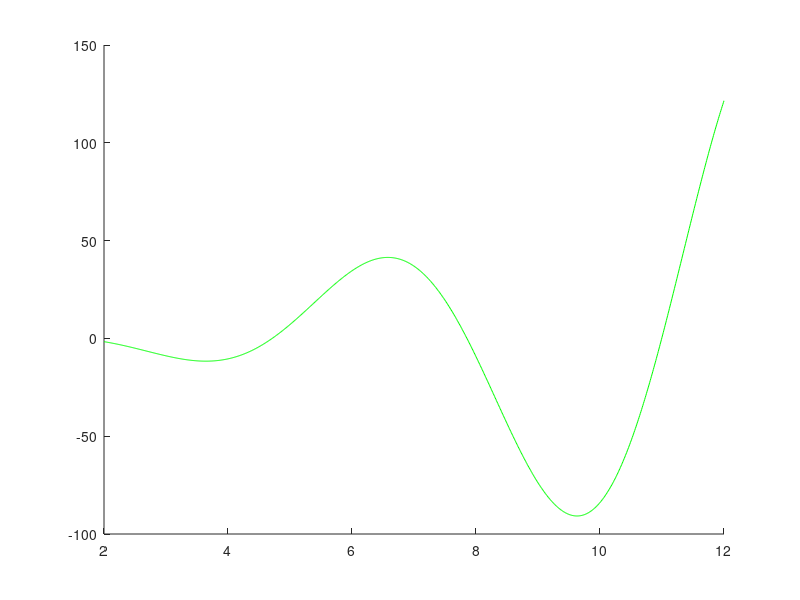

This figure's MATLAB source: (Note: this script raises an error after producing the figure.)
% problem 1
f = @(x) x.^2.*cos(x);
f_ = @(x) (-1)*x.^2.*cos(x);
l_bound = 2;
r_bound = 12;
x = l_bound:0.01:r_bound;

% Golden Search mehthod
figure (1); hold on; plot(x, f(x), 'g');
[xMin fMin] = goldSearch(f, l_bound, r_bound);
figure (2); hold on; plot(x, f(x), 'g');
[xMax fMax] = goldSearch(f_, l_bound, r_bound);
fMax = f(xMax);

interval = 2.5;
for i=l_bound:interval:r_bound-1
    clear tmpx; clear tmpf;
    figure (1); hold on;
    [tmpx tmpf] = goldSearch(f, i, i+ interval);
    if(tmpf < fMin)
        fMin = f(tmpx);
        xMin = tmpx;
    end
    
    clear tmpx; clear tmpf;
    figure (2); hold on;
    [tmpx tmpf] = goldSearch(f_, i, i+ interval);
    tmpf = f(tmpx);
    if(tmpf > fMax)
        fMax = f(tmpx);
        xMax = tmpx;
    end
end
fprintf('From the Golden Search Method,\n');
fprintf('When x = %.6f, has the local minimum = %.6f\n', xMin, fMin);
fprintf('When x = %.6f, has the local maximum = %.6f\n', xMax, fMax);
figure (1); plot(xMin, fMin, 'r*'); title('Golden Search Method - min');
figure (2); plot(xMax, fMax, 'r*'); title('Golden Search Method - MAX');

% Fibonacci method
figure (3); hold on; plot(x, f(x), 'g');
[xMin fMin] = fibSearch(f, l_bound, r_bound);
figure (4); hold on; plot(x, f(x), 'g');
[xMax fMax] = fibSearch(f_, l_bound, r_bound);
fMax = f(xMax);

interval = 2.5;
for i=l_bound:interval:r_bound-1
    figure (3);
    clear tmpx; clear tmpf;
    [tmpx tmpf] = fibSearch(f, i, i+interval);
    if(tmpf < fMin && abs(f(tmpx) - tmpf) < 10^(-7))
        fMin = tmpf;
        xMin = tmpx;
    end
    
    figure (4);
    clear tmpx; clear tmpf;
    [tmpx tmpf] = fibSearch(f_, i, i+interval);
    tmpf = f(tmpx);
    if(tmpf > fMax && abs(f(tmpx) - tmpf) < 10^(-7))
        fMax = tmpf;
        xMax = tmpx;
    end
end
fprintf('From the Fibonacci Method,\n');
fprintf('When x = %.6f, has the local minimum = %.6f\n', xMin, fMin);
fprintf('When x = %.6f, has the local maximum = %.6f\n', xMax, fMax);
figure (3); plot(xMin, fMin, 'r*'); title('Fibonacci Method - min');
figure (4); plot(xMax, fMax, 'r*'); title('Fibonacci Method - MAX');